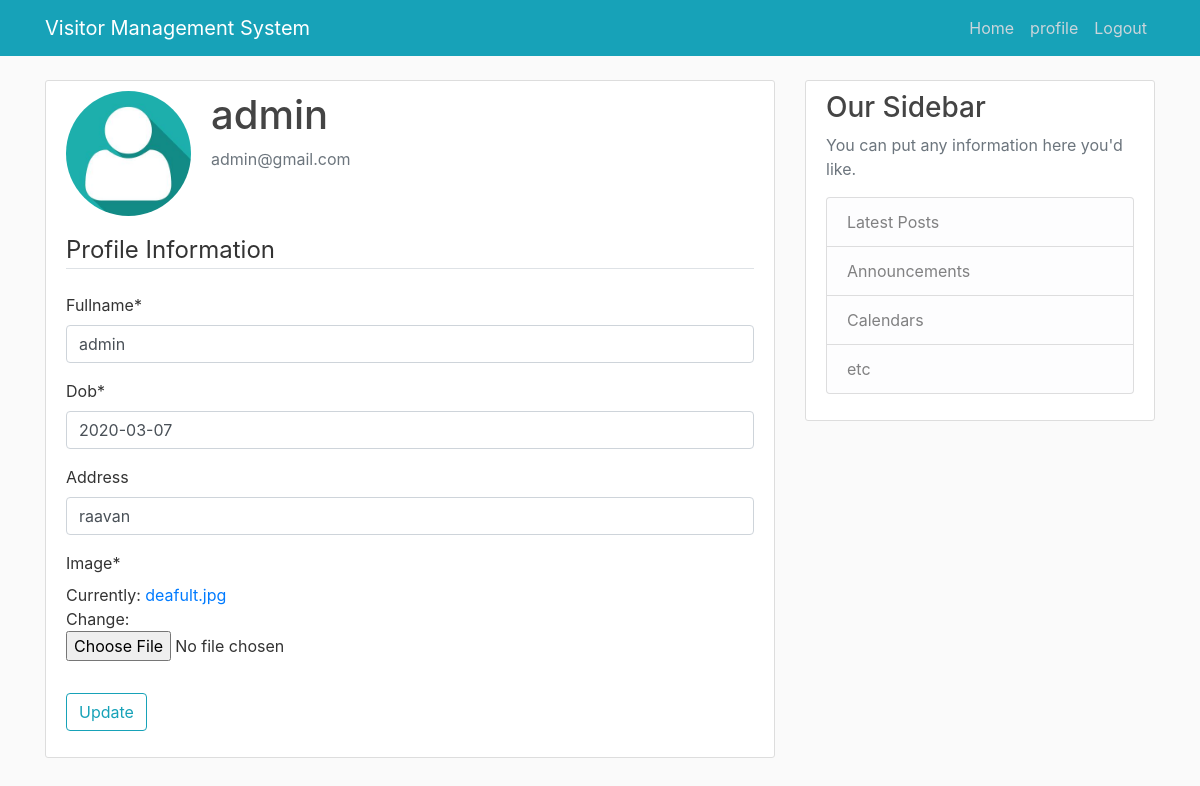
Screenshot of /profile/ (signed in) with the database file from the repository.
### authentication/models.py (models this page shows, shortened)
class User(AbstractBaseUser):
	email = models.EmailField(verbose_name = 'email address',max_length=255,unique=True)
	fullname = models.CharField(verbose_name='fullname',max_length=200)
	is_active = models.BooleanField(default=True)
	is_admin = models.BooleanField(default=False)
	objects = UserManager()
	USERNAME_FIELD = 'email'
	REQUIRED_FIELDS = ['fullname']

class Profile(models.Model):
	user = models.OneToOneField(settings.AUTH_USER_MODEL,on_delete=models.CASCADE)
	address = models.CharField(max_length=200,blank=True,null=True)
	dob = models.DateField(blank=True,null=True)
	image = models.ImageField(default='deafult.jpg',upload_to='profile_pics')

### authentication/views.py (the view)
# urls.py: path('profile/',views.profile,name='profile'),
@login_required
def profile(request):
	if request.method == 'POST':
		u_form = UserUpdateForm(request.POST,
			instance = request.user)
		p_form = ProfileUpdateForm(request.POST, request.FILES,
			instance = request.user.profile)
		if u_form.is_valid() and p_form.is_valid():
			u_form.save()
			p_form.save()
			messages.success(request,f'Account has been updated')
			return redirect('profile')
	else :
		u_form = UserUpdateForm(instance = request.user)
		p_form = ProfileUpdateForm(instance = request.user.profile)
	context = {'u_form' : u_form,
				'p_form' : p_form
				}
	return render(request,'authentication/profile.html',context)

### authentication/forms.py
class UserUpdateForm(forms.ModelForm):
	fullname = forms.CharField()
	class Meta:
		model = User
		fields = ['fullname']

class ProfileUpdateForm(forms.ModelForm):
	dob = forms.DateField(widget=forms.DateInput(attrs={"placeholder":"YYYY-MM-DD"}))
	class Meta:
		model = Profile
		fields = ['dob','address','image']

### authentication/templates/authentication/profile.html (shortened to what this page needs)
{% extends "authentication/base2.html" %}
{% load crispy_forms_tags %}
{% block content %}
<div class="content-section">
  <div class="media">
    <img class="rounded-circle account-img" src="{{ user.profile.image.url }}">
    <div class="media-body">
      <h2 class="account-heading">{{user.fullname}}</h2>
      <p class="text-secondary">{{user.email}}</p>
    </div>
  </div>
  <form method="POST" enctype="multipart/form-data">
		<fieldset class="form-group">
			<legend class="border-bottom mb-4">Profile Information</legend>
			{{ u_form|crispy }}
			{{ p_form|crispy }}
		</fieldset>
		<div class="form-group">
			<button class="btn btn-outline-info" type="submit">Update</button>
		</div>
	</form>
</div>
{% endblock content %}

### authentication/static/authentication/main.css (style rules this page uses)
body { background: #fafafa; color: #333333; margin-top: 5rem; }
h1, h2, h3, h4, h5, h6 { color: #444444; }
.content-section { background: #ffffff; padding: 10px 20px; border: 1px solid #dddddd; border-radius: 3px; margin-bottom: 20px; }
.account-img { height: 125px; width: 125px; margin-right: 20px; margin-bottom: 16px; }
.account-heading { font-size: 2.5rem; }

### rows the page displays
User: profile.image (picture), fullname "admin", email "admin@gmail.com"
Profile: dob "2020-03-07", address "raavan"
